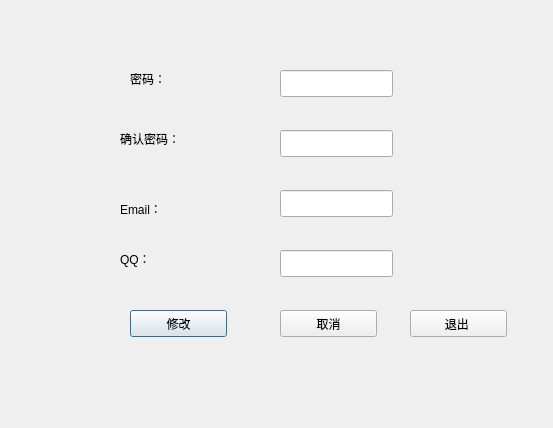
<?xml version="1.0" encoding="UTF-8"?>
<ui version="4.0">
 <class>readerMod</class>
 <widget class="QDialog" name="readerMod">
  <property name="geometry">
   <rect>
    <x>0</x>
    <y>0</y>
    <width>553</width>
    <height>428</height>
   </rect>
  </property>
  <property name="windowTitle">
   <string>Dialog</string>
  </property>
  <widget class="QLabel" name="label">
   <property name="geometry">
    <rect>
     <x>130</x>
     <y>70</y>
     <width>67</width>
     <height>17</height>
    </rect>
   </property>
   <property name="text">
    <string>密码：</string>
   </property>
  </widget>
  <widget class="QLabel" name="label_2">
   <property name="geometry">
    <rect>
     <x>120</x>
     <y>130</y>
     <width>67</width>
     <height>17</height>
    </rect>
   </property>
   <property name="text">
    <string>确认密码：</string>
   </property>
  </widget>
  <widget class="QLabel" name="label_3">
   <property name="geometry">
    <rect>
     <x>120</x>
     <y>200</y>
     <width>67</width>
     <height>17</height>
    </rect>
   </property>
   <property name="text">
    <string>Email：</string>
   </property>
  </widget>
  <widget class="QLabel" name="label_4">
   <property name="geometry">
    <rect>
     <x>120</x>
     <y>250</y>
     <width>67</width>
     <height>17</height>
    </rect>
   </property>
   <property name="text">
    <string>QQ：</string>
   </property>
  </widget>
  <widget class="QLineEdit" name="lepwd">
   <property name="geometry">
    <rect>
     <x>280</x>
     <y>70</y>
     <width>113</width>
     <height>27</height>
    </rect>
   </property>
  </widget>
  <widget class="QLineEdit" name="lepwdSure">
   <property name="geometry">
    <rect>
     <x>280</x>
     <y>130</y>
     <width>113</width>
     <height>27</height>
    </rect>
   </property>
  </widget>
  <widget class="QLineEdit" name="leEmail">
   <property name="geometry">
    <rect>
     <x>280</x>
     <y>190</y>
     <width>113</width>
     <height>27</height>
    </rect>
   </property>
  </widget>
  <widget class="QLineEdit" name="leqq">
   <property name="geometry">
    <rect>
     <x>280</x>
     <y>250</y>
     <width>113</width>
     <height>27</height>
    </rect>
   </property>
  </widget>
  <widget class="QPushButton" name="bynSum">
   <property name="geometry">
    <rect>
     <x>130</x>
     <y>310</y>
     <width>97</width>
     <height>27</height>
    </rect>
   </property>
   <property name="text">
    <string>修改</string>
   </property>
  </widget>
  <widget class="QPushButton" name="btnCan">
   <property name="geometry">
    <rect>
     <x>280</x>
     <y>310</y>
     <width>97</width>
     <height>27</height>
    </rect>
   </property>
   <property name="text">
    <string>取消</string>
   </property>
  </widget>
  <widget class="QPushButton" name="btnExit">
   <property name="geometry">
    <rect>
     <x>410</x>
     <y>310</y>
     <width>97</width>
     <height>27</height>
    </rect>
   </property>
   <property name="text">
    <string>退出 </string>
   </property>
  </widget>
 </widget>
 <resources/>
 <connections/>
</ui>
